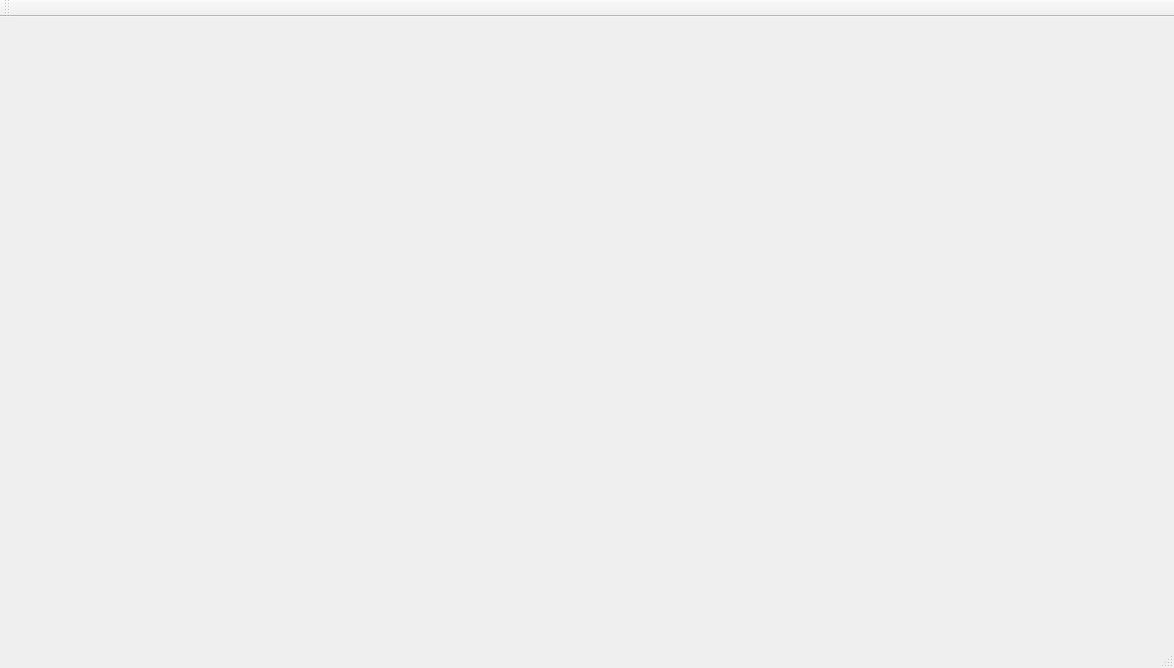
<?xml version="1.0" encoding="UTF-8"?>
<ui version="4.0">
 <class>MainWindow</class>
 <widget class="QMainWindow" name="MainWindow">
  <property name="geometry">
   <rect>
    <x>0</x>
    <y>0</y>
    <width>1174</width>
    <height>668</height>
   </rect>
  </property>
  <property name="windowTitle">
   <string>MainWindow</string>
  </property>
  <widget class="QWidget" name="centralWidget">
   <widget class="QWidget" name="gridLayoutWidget">
    <property name="geometry">
     <rect>
      <x>90</x>
      <y>30</y>
      <width>831</width>
      <height>531</height>
     </rect>
    </property>
    <layout class="QGridLayout" name="gridLayout">
     <item row="0" column="1">
      <layout class="QHBoxLayout" name="display2"/>
     </item>
     <item row="0" column="2">
      <layout class="QHBoxLayout" name="display3"/>
     </item>
     <item row="0" column="0">
      <layout class="QHBoxLayout" name="display1"/>
     </item>
    </layout>
   </widget>
  </widget>
  <widget class="QMenuBar" name="menuBar">
   <property name="geometry">
    <rect>
     <x>0</x>
     <y>0</y>
     <width>1174</width>
     <height>23</height>
    </rect>
   </property>
  </widget>
  <widget class="QToolBar" name="mainToolBar">
   <attribute name="toolBarArea">
    <enum>TopToolBarArea</enum>
   </attribute>
   <attribute name="toolBarBreak">
    <bool>false</bool>
   </attribute>
  </widget>
  <widget class="QStatusBar" name="statusBar"/>
 </widget>
 <layoutdefault spacing="6" margin="11"/>
 <resources/>
 <connections/>
</ui>
